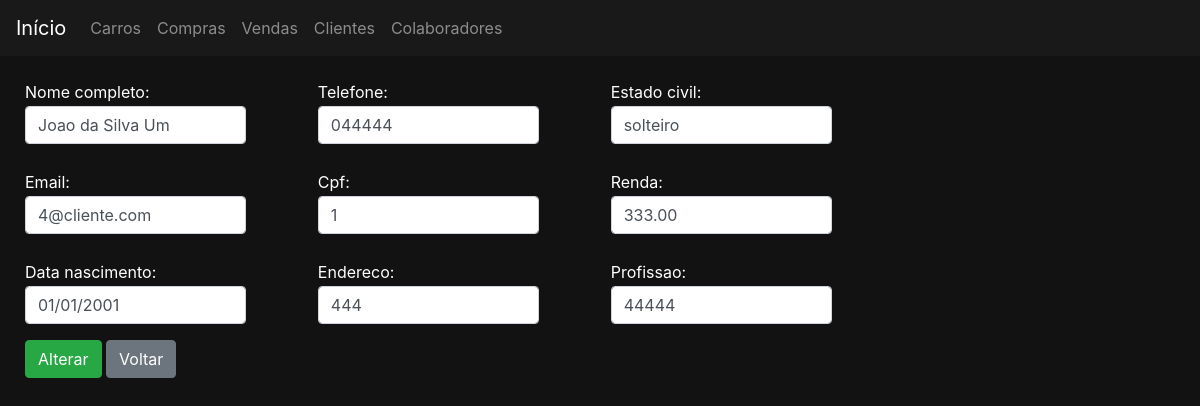
The page /clientes/editar/17 on the database its author committed.
### clientes/models.py (models this page shows)
class Cliente(Pessoa):
    renda = models.DecimalField(max_digits=15, decimal_places=2, verbose_name='renda')
    profissao = models.CharField(max_length=20, verbose_name='profissao')
    class Meta:
        permissions = (
            ('permissao_gerente', 'permissao gerente'),
            ('permissao_supervisor', 'permissao supervisor'),
            ('permissao_vendedor', 'permissao vendendor'),
            ('permissao_funcionario', 'permissao todos funcionarios'),
        )

### clientes/views.py (the view, shortened to what this page needs)
# urls.py: path('editar/<int:pk>', views.ClienteEditar.as_view(), name='editar'),
class ClienteEditar(UpdateView, LoginRequiredMixin):
    model = Cliente
    fields = '__all__'
    template_name = 'clientes/clienteForm.html'
    permission_required = 'clientes.permissao_funcionario'
    success_url = reverse_lazy('clientes:listar')
    def get_form(self, form_class=None):
        form = super().get_form(form_class)
        for field in form.fields:
            form.fields[field].widget.attrs.update({'class':'form-control'})
        return form
    def get_context_data(self):
        context = super().get_context_data()
        context['botaoNome'] = 'Alterar'
        return context

### clientes/templates/clientes/clienteForm.html
{% extends 'base.html' %}
{% block 'body' %}
    <div class="container" >
        <div class="row">
            <div class="col-md-9">
                <form action="" method="POST">{% csrf_token %}
                    <div class="colunas_tres">
                        {{form.as_p}}
                    </div>
                    <input type="submit" class="btn btn-success" value="{{botaoNome}}">
                    <a href="javascript:history.back()" class="btn btn-secondary">Voltar</a>
                </form>
            </div>
        </div>
    </div>
{% endblock %}

### templates/static/css/css.css (style rules this page uses)
.fundo { background-color: #121212; color: white; }
.container { max-width: 1300px; }
body { margin-top: 35px; padding-top: 35px; margin-left: 10px; }
a { color:white; }
label { margin-bottom: 2px; margin-top: 10px; }
.colunas_tres { column-count: 3; }
.colunas_tres input { width: 80%; display: block; margin-bottom: 10px; }

### rows shown on the page
Cliente: nomeCompleto "Joao da Silva Um", email "4@cliente.com", dataNascimento "01/01/2001", telefone "044444", cpf "1", endereco "444", estadoCivil "solteiro", renda "333.00", profissao "44444"
